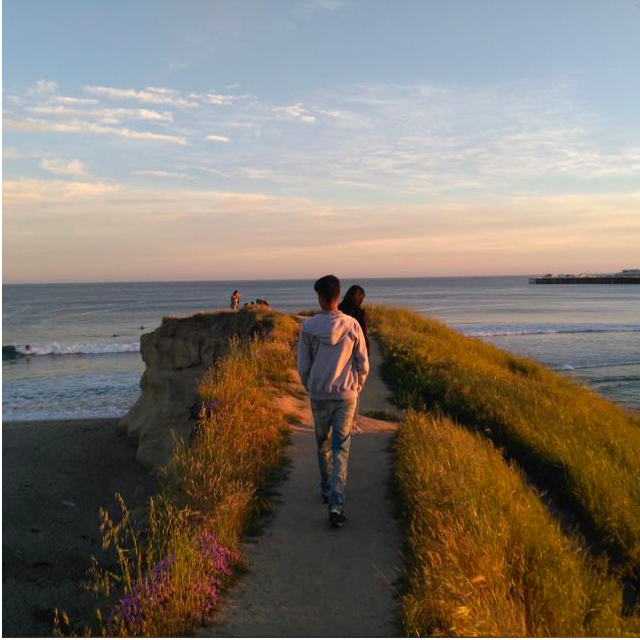
#> input picture pic.png, 640 x 640 px
$ python main.py --picture pic.png
#> lines starting #> are read from the running program, lines starting #| are printed output that depends on the picture
### image_negetive.py
# 1. IMG NEGETIVE
def image_negetive(im):
    L = 256
    pixelMapIn = im.load()
    out1 = im.copy()
    pixelMapOut = out1.load()
    for i in range (im.size[0]):
        for j in range(im.size[1]):
            r = pixelMapIn[i,j][0]
            pixelMapOut[i,j] = (int(L-1-r),pixelMapIn[i,j][1])

    out1.show("Image Negetive")

### main.py
from PIL import Image
from math import log10
import sys
import argparse
import numpy as np
from image_negetive import image_negetive
from image_log_transform import image_log_transform
from image_gamma_powerlaw_transform import image_power_law_transform
from contrast_stretching import contrast_stretching
from image_graylevel_slicing import image_graylevel_slicing
from image_bitplane_slicing import bit_plane_splicing


parser = argparse.ArgumentParser()
parser.add_argument("--input","--picture",help="input image")
args = parser.parse_args()

im = Image.open(args.input).convert("LA")
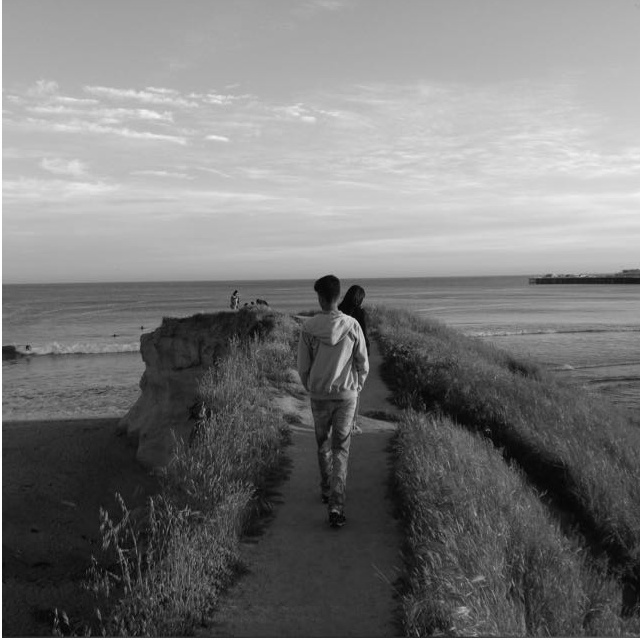
#> im: PIL image 640x640 LA; mean R, G, B, A 121, 121, 121, 255


print("Enter your preffered Operation:\n1.Image Negetive\n2.Log Transform\n3.Power-Law Transform\n4.Contrast Stetching\n5.Graylevel Sclicing\n6.Bit Plane Splicing")
selection = int(input())
#> the answer given: 1

if (selection == 1):
    # SPACIAL IMAGE OPERATIONS - SINGLE PIXEL OPERATIONS
    # 1. IMG NEGETIVE
    print("Formula: s=L-1-r")
    image_negetive(im)
#> in image_negetive, `out1.show("Image Negetive")`:
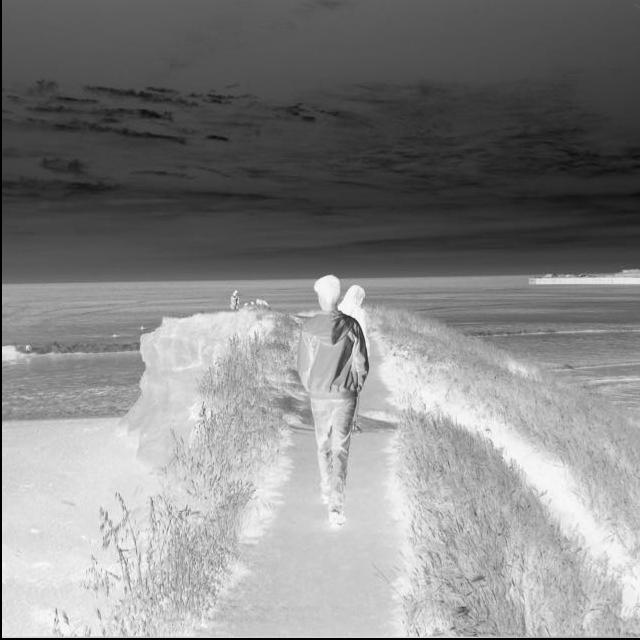
#> shown: PIL image 640x640 LA; mean R, G, B, A 134, 134, 134, 255
elif (selection == 2):
    # 2. LOG TRANSFORMS
    c = int(input("Enter c value:"))
    print("Formula: s=c*log(1+r)")
    image_log_transform(im,c)
elif(selection==3):
    # 3. POWER-LAW TRANSFORMATIONS
    c = int(input("Enter c value:"))
    gamma = int(input("Enter Gamma value:"))
    print("Formula: s=c*r**gamma")
    image_power_law_transform(im,c,gamma)
elif (selection==4):
    # PIECE WISE OPERATIONS
    # 1. CONTRAST STRETCHING
    r1,s1,r2,s2 = map(int,input("Enter r1, s1, r2, s2 values (with spaces):").split())
    print("Note for binary image converstion use r1=r2")
    print("Formula: s=(r-r1)*((s2-s1)/(r2-r1))+r1")
    contrast_stretching(im,r1,s1,r2,s2)
elif (selection==5):
    # 2. GRAYLEVEL SLICING
    A, B = map(int, input("Enter lower and upper limits:").split())
    S = int(input("Enter S value (conv):"))
    if (input("Enter 'y' if background substitution is required:")=='y'):
        with_bg_subsititution = True
        some_val_bg = 0
    else:
        with_bg_subsititution = False
        some_val_bg = int(input("Enter value to clip the background to:"))
    image_graylevel_slicing(im,with_bg_subsititution,some_val_bg,A,B,S)
elif (selection==6):
    # 3. BITPLANE SLICING
    bitPlaneNumber = int(input("Enter the bitplane number to obtain"))
    bit_plane_splicing(im,bitPlaneNumber)
